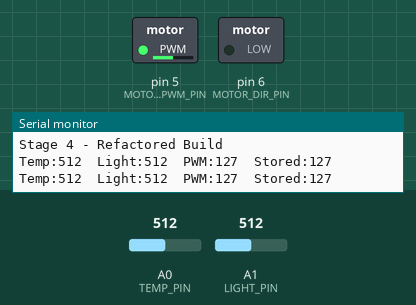
Bench run of a sketch on a simulated Arduino Uno, built with avr-gcc and run on an emulated ATmega328P. On the bench: switched loads named in the sketch (green lamp = pin HIGH), the last lines printed to the serial monitor. The test bench sets the inputs (shaded band); at power-on: A0 (TEMP_PIN) = 512, A1 (LIGHT_PIN) = 512.

Above: at 1.6 s.
1.7 s: A0 (TEMP_PIN) set to 716
At 2.7 s:
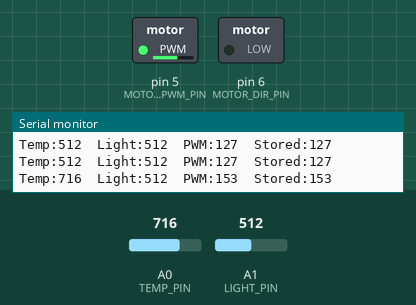
3.9 s: A1 (LIGHT_PIN) set to 900
At 5.2 s:
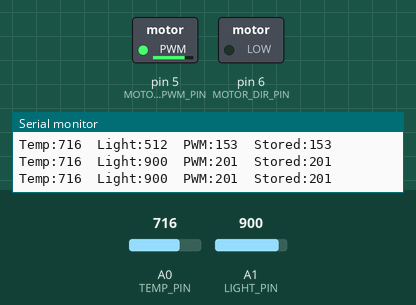
5.5 s: A1 (LIGHT_PIN) set to 306
At 6.5 s:
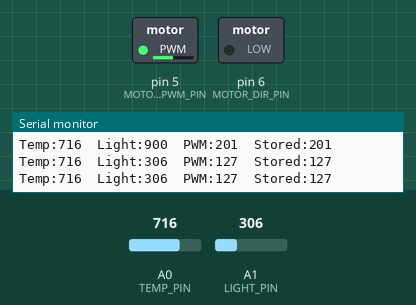
7.1 s: A0 (TEMP_PIN) set to 122
At 7.8 s:
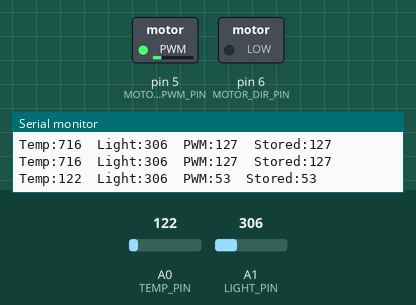
Timing chart, 0 to 9.7 s (numbered marks = the images above; inputs shaded):
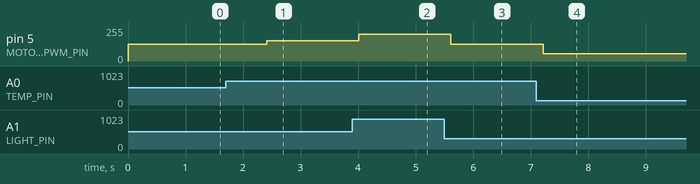

The sketch:

Stage4_Refactored.ino
```cpp
/*
 * Stage4_Refactored.ino
 * Clean, working version that fixes logic/design issues from Stage4_Flawed.ino.
 * Use this after students attempt the flawed version to discuss improvements.
 */

#include <Arduino.h>

// --- Sensor hierarchy (fixed) ---
class Sensor {
  public:
    virtual void begin() = 0;
    virtual int readValue() = 0; // 0-1023
    virtual const char* getName() = 0;
    virtual ~Sensor() {}
};

class AnalogSensor : public Sensor {
  protected:
    int pin;
    const char* name;
  public:
    AnalogSensor(int p, const char* n) : pin(p), name(n) {}
    void begin() override { pinMode(pin, INPUT); }
    int readValue() override { return analogRead(pin); }
    const char* getName() override { return name; }
};

class TemperatureSensor : public AnalogSensor {
  public:
    TemperatureSensor(int p) : AnalogSensor(p, "Temp") {}
};

class LightSensor : public AnalogSensor {
  public:
    LightSensor(int p) : AnalogSensor(p, "Light") {}
};

// --- Actuator interface and motor implementation (fixed) ---
class Actuator {
  public:
    virtual void activate() = 0;
    virtual void deactivate() = 0;
    virtual void setValue(int value) = 0;
    virtual int getValue() = 0;
    virtual const char* getType() = 0;
    virtual ~Actuator() {}
};

class MotorActuator : public Actuator {
  private:
    int speedPin;
    int directionPin;
    bool isActive;
    int currentPwm;
  public:
    MotorActuator(int sPin, int dPin = -1)
      : speedPin(sPin), directionPin(dPin), isActive(false), currentPwm(0) {
      pinMode(speedPin, OUTPUT);
      if (directionPin != -1) pinMode(directionPin, OUTPUT);
      analogWrite(speedPin, 0);
    }
    void activate() override {
      isActive = true;
      analogWrite(speedPin, currentPwm);
    }
    void deactivate() override {
      isActive = false;
      analogWrite(speedPin, 0);
    }
    void setValue(int value) override {
      currentPwm = constrain(value, 0, 255);
      if (isActive) {
        analogWrite(speedPin, currentPwm);
      }
    }
    int getValue() override { return currentPwm; }
    const char* getType() override { return "Motor"; }
};

// --- Factory (fixed, explicit, single responsibility) ---
class ActuatorFactory {
  public:
    static Actuator* createActuator(const String& type, int pin, int dirPin = -1) {
      String t = type; t.toLowerCase();
      if (t == "motor") return new MotorActuator(pin, dirPin);
      return nullptr;
    }
};

// --- Helper: map and clamp combined ---
int mapToPwm(int raw) {
  raw = constrain(raw, 0, 1023);
  return map(raw, 0, 1023, 0, 255);
}

// --- Application wiring (aligned with README) ---
const int TEMP_PIN = A0;
const int LIGHT_PIN = A1;
const int MOTOR_PWM_PIN = 5;   // PWM
const int MOTOR_DIR_PIN = 6;   // Optional; safe to leave unconnected if unused

Sensor* sensors[2] = {
  new TemperatureSensor(TEMP_PIN),
  new LightSensor(LIGHT_PIN)
};
Actuator* motor = nullptr;

void setup() {
  Serial.begin(9600);
  while (!Serial) { ; }
  Serial.println("Stage 4 - Refactored Build\n");

  for (int i = 0; i < 2; ++i) sensors[i]->begin();

  motor = ActuatorFactory::createActuator("motor", MOTOR_PWM_PIN, MOTOR_DIR_PIN);
  if (motor) {
    motor->activate();
  } else {
    Serial.println("Factory failed: motor not created");
  }
}

void loop() {
  // Centralized sensor read
  int tempRaw = sensors[0]->readValue();
  int lightRaw = sensors[1]->readValue();

  // Cohesive transformation: compute PWM
  int avg = (tempRaw + lightRaw) / 2;
  int pwm = mapToPwm(avg);

  if (motor) {
    motor->setValue(pwm);
  }

  // Clear telemetry for debugging
  Serial.print("Temp:"); Serial.print(tempRaw);
  Serial.print("  Light:"); Serial.print(lightRaw);
  Serial.print("  PWM:"); Serial.print(pwm);
  Serial.print("  Stored:"); Serial.println(motor ? motor->getValue() : -1);

  delay(800);
}
```

Measured:
- after the input at 1.7 s, pin 5 (MOTOR_PWM_PIN): 127/255 → 153/255 after 0.71 s
- after the input at 3.9 s, pin 5 (MOTOR_PWM_PIN): 153/255 → 201/255 after 0.11 s
- after the input at 5.5 s, pin 5 (MOTOR_PWM_PIN): 201/255 → 127/255 after 0.11 s
- after the input at 7.1 s, pin 5 (MOTOR_PWM_PIN): 127/255 → 53/255 after 0.12 s
